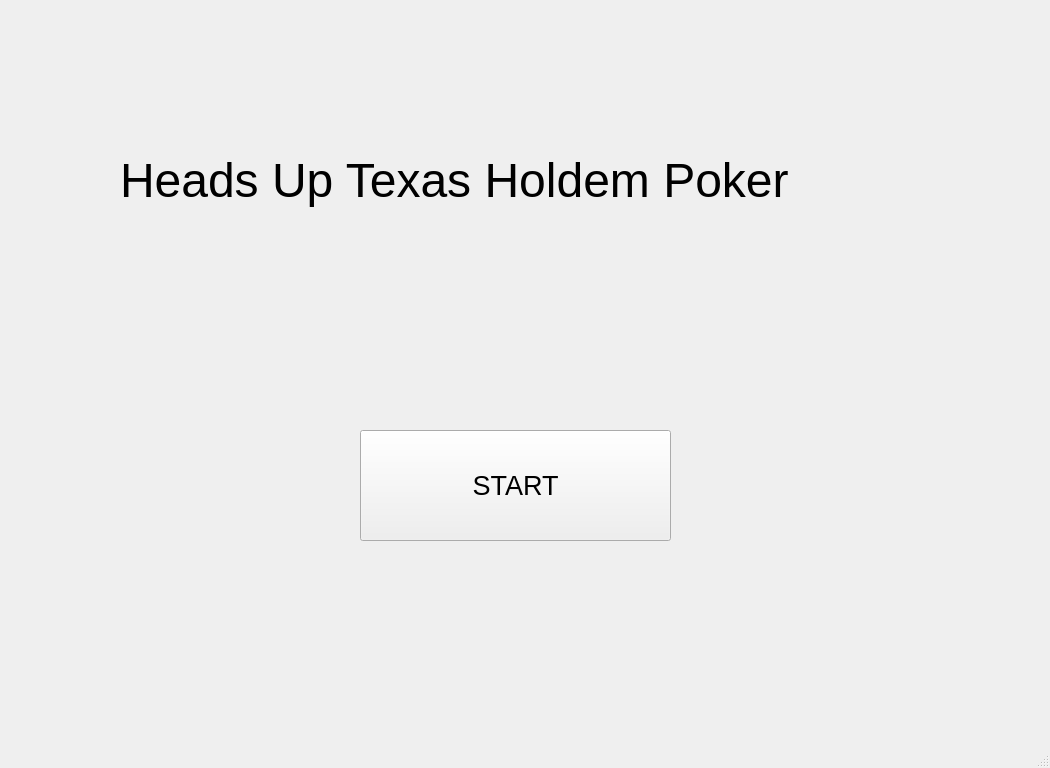
<?xml version="1.0" encoding="UTF-8"?>
<ui version="4.0">
 <class>MainWindow</class>
 <widget class="QMainWindow" name="MainWindow">
  <property name="geometry">
   <rect>
    <x>0</x>
    <y>0</y>
    <width>1050</width>
    <height>768</height>
   </rect>
  </property>
  <property name="windowTitle">
   <string>Heads Up Texas Holdem Poker</string>
  </property>
  <widget class="QWidget" name="centralwidget">
   <widget class="QLabel" name="titleLabel">
    <property name="geometry">
     <rect>
      <x>120</x>
      <y>70</y>
      <width>821</width>
      <height>221</height>
     </rect>
    </property>
    <property name="font">
     <font>
      <pointsize>36</pointsize>
     </font>
    </property>
    <property name="text">
     <string>Heads Up Texas Holdem Poker</string>
    </property>
   </widget>
   <widget class="QPushButton" name="startButton">
    <property name="geometry">
     <rect>
      <x>360</x>
      <y>430</y>
      <width>311</width>
      <height>111</height>
     </rect>
    </property>
    <property name="font">
     <font>
      <pointsize>20</pointsize>
     </font>
    </property>
    <property name="text">
     <string>START</string>
    </property>
   </widget>
  </widget>
  <widget class="QMenuBar" name="menubar">
   <property name="geometry">
    <rect>
     <x>0</x>
     <y>0</y>
     <width>1050</width>
     <height>19</height>
    </rect>
   </property>
  </widget>
  <widget class="QStatusBar" name="statusbar"/>
 </widget>
 <resources/>
 <connections/>
</ui>
